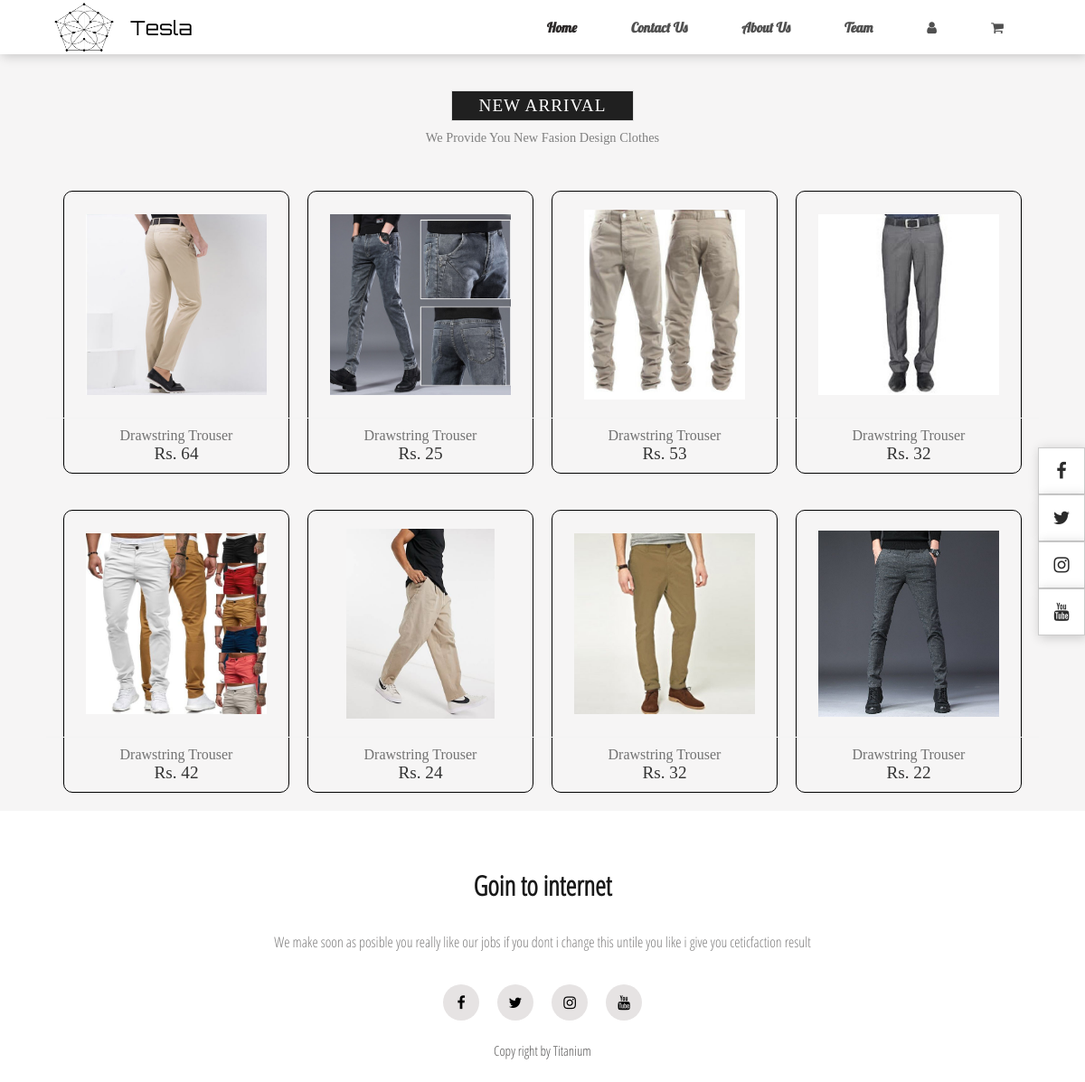
The page /trousers.php on the database its author committed.
### tables this page shows
CREATE TABLE IF NOT EXISTS `tbl_products` (
  `id` int(11) NOT NULL AUTO_INCREMENT,
  `category` varchar(10) NOT NULL,
  `name` varchar(200) NOT NULL,
  `image` varchar(100) NOT NULL,
  `styleCode` varchar(10) NOT NULL,
  `price` int(11) NOT NULL,
  PRIMARY KEY (`id`)
);

### trousers.php (the view, shortened to what this page needs)
<?php
  include './components/header.php';
  include './database/connection.php';
?>
<?php
  $query = "SELECT * FROM `tbl_products` WHERE `category` = 'trouser'";
  $result = $connection->query($query);
?>
<section class="new-arrival">
            <div class="arrival-heading">
                <strong>New Arrival</strong>
                <p>We Provide You New Fasion Design Clothes</p>
            </div>
              <div class="product-container">
                 <?php
                    while ($row = $result->fetch_assoc()) {
                  ?>
                  <div class="product-box">
                      <div class="product-img">
                        <img src="images/<?php echo $row['image'] ?>">
                      </div>
                      <div class="product-details">
                          <a href="trouser-measurements.php?style_code=<?php echo $row['styleCode'] ?>" class="p-name"><?php echo $row['name'] ?></a>
                          <span class="p-price">Rs. <?php echo $row['price'] ?></span>
                      </div>
                  </div>
                  <?php
                  }
                  ?>
              </div>
          </section>
<?php include './components/footer.php' ?>

### css/style.css (style rules this page uses)
body { background-color: #f6f5f5; margin: 0px; padding: 0px; }
a { text-decoration: none; }
.arrival-heading strong { font-size: 1.2rem; letter-spacing: 1px; color: #1b1919; text-transform: uppercase; font-weight: 600; margin-top: 40px; padding: 5px 30px; border: 1px solid #e0e0e0; }
.arrival-heading { display: flex; justify-content: center; align-items: center; flex-direction: column; }
.arrival-heading strong { color: #ffffff; background-color: #202020; font-weight: 500; }
.arrival-heading p { color: #808080; margin: 10px; font-size: 0.9rem; }
.product-container { width:90%; display: flex; justify-content: center; align-items: center; flex-wrap: wrap; margin-top: 20px; }
.product-box { display: flex; flex-grow: 10; flex-direction: column; align-items: center; border: 1px solid #000000; border-radius: 10px; margin: 20px 10px; }
.product-img { width:200px; height: 210px; margin: 20px; cursor: pointer; position: relative; }
.product-img img { width:100%; height: 100%; object-fit: contain; object-position: center; }
.product-details { display: flex; flex-direction: column; align-items: center; width: 100%; padding: 10px 20px; border-top: 1px solid #f3f3f3; }
.p-name { color: #727272; }
.p-price { color: #333333; font-size: 1.2rem; font-weight: 400; }
.new-arrival { display: flex; flex-direction: column; justify-content: center; align-items: center; }

### rows shown on the page
tbl_products: image (picture), name "Drawstring Trouser", price "64"
tbl_products: image (picture), name "Drawstring Trouser", price "25"
tbl_products: image (picture), name "Drawstring Trouser", price "53"
tbl_products: image (picture), name "Drawstring Trouser", price "32"
tbl_products: image (picture), name "Drawstring Trouser", price "42"
tbl_products: image (picture), name "Drawstring Trouser", price "24"
tbl_products: image (picture), name "Drawstring Trouser", price "32"
tbl_products: image (picture), name "Drawstring Trouser", price "22"
